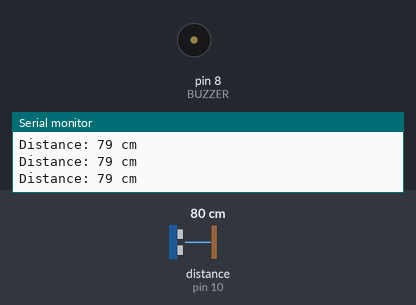
Bench run of a sketch on a simulated Arduino Uno, built with avr-gcc and run on an emulated ATmega328P. On the bench: buzzer (waves = sounding, pin HIGH), the last lines printed to the serial monitor. Wiring (inferred from the names in the program): ultrasonic range finder: trigger pin 9; echo pin 10. The inputs (shaded band) are chosen by the test bench; at power-on: distance to the obstacle (sensor on pin 10) 80 cm. The echo pulse lasts 58.3 µs per cm; pins used as bus, display or sensor lines are not drawn.

Above: at 1.2 s.
1.3 s: distance to the obstacle (sensor on pin 10) set to 40 cm
2.8 s: distance to the obstacle (sensor on pin 10) set to 32 cm
At 4.0 s:
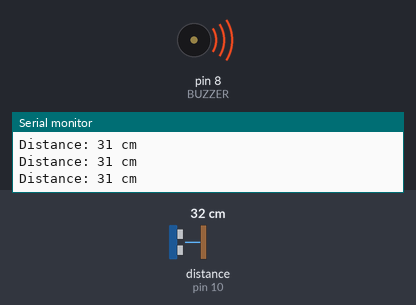
4.3 s: distance to the obstacle (sensor on pin 10) set to 60 cm
At 4.8 s:
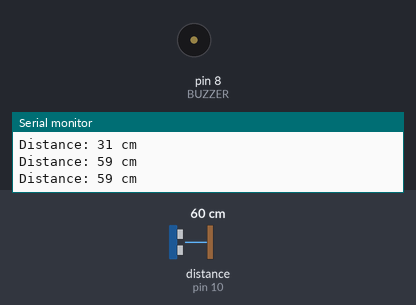
5.9 s: distance to the obstacle (sensor on pin 10) set to 2 cm
At 6.9 s:
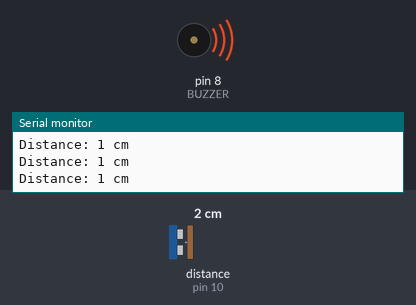
Timing chart, 0 to 8.4 s (numbered marks = the images above; inputs shaded):
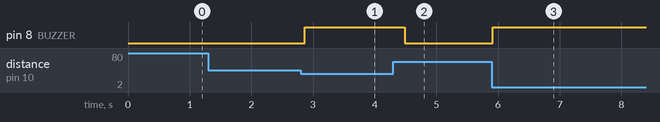

The sketch:

Buzzer_for_posture_correction_eye_protection.ino
```cpp
#define TRIG 9
#define ECHO 10
#define BUZZER 8

void setup() {
  pinMode(TRIG, OUTPUT);
  pinMode(ECHO, INPUT);
  pinMode(BUZZER, OUTPUT);
  Serial.begin(9600);
}

void loop() {
  long duration;
  int distance;

  digitalWrite(TRIG, LOW);
  delayMicroseconds(2);
  digitalWrite(TRIG, HIGH);
  delayMicroseconds(10);
  digitalWrite(TRIG, LOW);

  duration = pulseIn(ECHO, HIGH);
  distance = duration * 0.034 / 2; // convert to cm

  Serial.print("Distance: ");
  Serial.print(distance);
  Serial.println(" cm");

  if (distance < 35) {
    digitalWrite(BUZZER, HIGH);  // beep if object < 20cm
  } else {
    digitalWrite(BUZZER, LOW);   // silent if safe distance
  }

  delay(200);
}
```

Measured:
- the behaviour switches between 36 and 35 cm on distance to the obstacle (sensor on pin 10) (found by bisection; images 0 and 1)
- after the input at 2.8 s, pin 8 (BUZZER): LOW → HIGH after 0.06 s
- after the input at 4.3 s, pin 8 (BUZZER): HIGH → LOW after 0.18 s
- after the input at 5.9 s, pin 8 (BUZZER): LOW → HIGH at once
